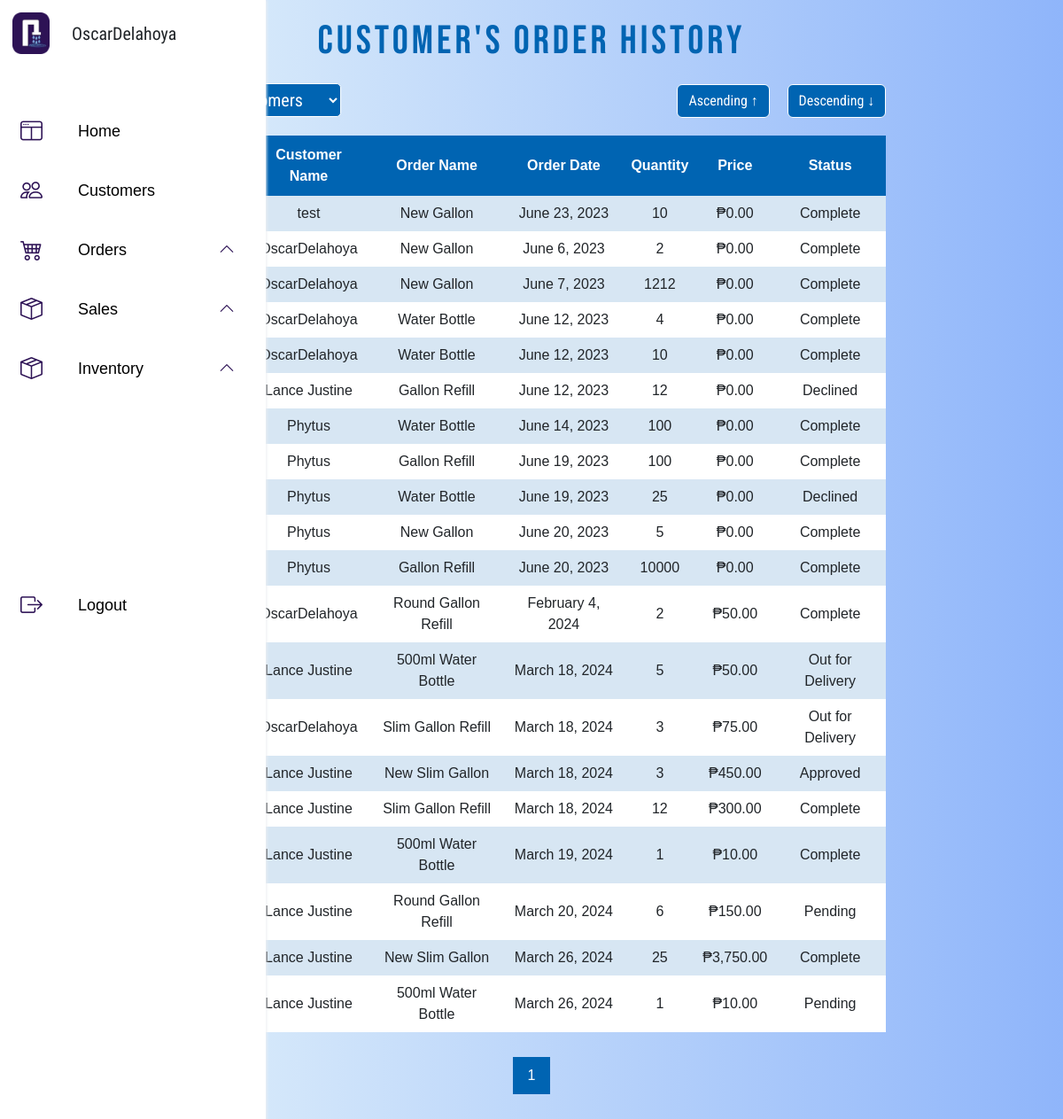
Page /admin/admin_orderHistory.php (signed in) on the committed database.
### tables this page shows
CREATE TABLE `orders` (
  `order_id` int(11) NOT NULL,
  `order_name` varchar(255) NOT NULL,
  `quantity` int(11) NOT NULL,
  `price` int(15) NOT NULL,
  `full_name` varchar(255) NOT NULL,
  `complete_address` varchar(255) NOT NULL,
  `date_created` timestamp NOT NULL DEFAULT current_timestamp(),
  `status` enum('Pending','Approved','Declined','Complete','Out for Delivery','Cancell') NOT NULL,
  `remarks` varchar(80) NOT NULL
);

### admin/admin_orderHistory.php (the view, shortened to what this page needs)
<?php
$user = $_SESSION['user'];
include('../Connection/Connection.php');
$recordsPerPage = 20;
$currentPage = isset($_GET['page']) ? intval($_GET['page']) : 1;
$offset = ($currentPage - 1) * $recordsPerPage;
$sortOrder = isset($_GET['sort_order']) ? $_GET['sort_order'] : '';
$selectedCustomer = isset($_GET['filter_name']) ? $_GET['filter_name'] : '';
$sql = "SELECT o.order_id, o.order_name, o.full_name, o.date_created, o.quantity, o.price, o.status, o.complete_address
        FROM orders o
        LEFT JOIN customer c ON o.full_name = c.full_name";
$sql .= " LIMIT $offset, $recordsPerPage";
$stmt = $conn->prepare($sql);
$stmt->execute();
$orders = $stmt->fetchAll(PDO::FETCH_ASSOC);
$totalRecords = $conn->query("SELECT COUNT(*) AS total FROM orders")->fetch(PDO::FETCH_ASSOC)['total'];
$totalPages = ceil($totalRecords / $recordsPerPage);
?>
<!DOCTYPE html>
<html>
<head>
    <link href="https://cdn.jsdelivr.net/npm/bootstrap@5.3.0-alpha3/dist/css/bootstrap.min.css" rel="stylesheet">
    <link rel="stylesheet" href="https://cdn.jsdelivr.net/npm/bootstrap-icons@1.10.5/font/bootstrap-icons.css">
    <link rel="stylesheet" href="../admin/files/admin.css">
    <link rel="stylesheet" href="https://unpkg.com/aos@next/dist/aos.css"/>
</head>
<body>
    <?php include ('../admin/adminsidebar.php') ?>
    <div class="main-content">
        <div class="admO-header">
            <h1>Customer's Order History</h1>
            <div class="filter-form">
                <form method="GET">
                </form>
            </div>
            <div class="sort-buttons">
            <a class="btn btn-primary" href="admin_orderHistory.php?sort_order=desc&filter_name=<?= $selectedCustomer ?>">Descending ↓</a>
            <a class="btn btn-primary" href="admin_orderHistory.php?sort_order=asc&filter_name=<?= $selectedCustomer ?>">Ascending ↑</a>
            </div>
        </div>
        <div class="order-table" data-aos="fade-up">
            <table class="tables">
                <thead>
                    <tr>
                        <th scope="col">Order ID</th>
                        <th scope="col">Customer Name</th>
                        <th scope="col">Order Name</th>
                        <th scope="col">Order Date</th>
                        <th scope="col">Quantity</th>
                        <th scope="col">Price</th>
                        <th scope="col">Status</th>
                    </tr>
                </thead>
                <tbody>
                    <?php foreach ($orders as $order): ?>
                        <tr>
                            <td><?= $order['order_id']; ?></td>
                            <td class="address-tooltip" data-address="<?= $order['complete_address']; ?>"><?= $order['full_name']; ?></td>
                            <td><?= $order['order_name']; ?></td>
                            <td><?= date('F j, Y', strtotime($order['date_created'])); ?></td>
                            <td><?= $order['quantity']; ?></td>
                            <td><?= '₱' . number_format($order['price'], 2); ?></td>
                            <td><?= $order['status']; ?></td>
                        </tr>
                    <?php endforeach; ?>
                </tbody>
            </table>
        </div>
            <div class="pagination">
                <?php for ($i = 1; $i <= $totalPages; $i++): ?>
                <a class="page-link <?= ($i === $currentPage) ? 'active' : ''; ?>" href="admin_orderHistory.php?page=<?= $i ?>&sort_order=<?= $sortOrder ?>&filter_name=<?= $selectedCustomer ?>"><?= $i ?></a>
                <?php endfor; ?>
                </div>
    </div>
</body>
</html>

### admin/adminsidebar.php (shortened to what this page needs)
<div class='nav'>
  <div class='logo'>
    <img src="../image/Icon.png" alt="User Image" id="userImage"/>
    <span><?= $user['full_name']?></span>
  </div>
  <ul>
    <li><i class="bi bi-window-split"></i><a href="adminportal.php">Home</a></li>
    <li><i class="i bi-people"></i><a href="admin_customers.php">Customers</a></li>
    <li class="dropdown">
    <i class="bi bi-cart4"></i>
      <a href="#" class="dropbtn" onclick="toggleDropdown(this)"><p>Orders<i class="bi bi-chevron-up"></i></p></a>
    </li>
    <li class="dropdown">
      <i class="bi bi-box-seam"></i>
      <a href="#" class="dropbtn" onclick="toggleDropdown(this)"><p>Sales<i class="bi bi-chevron-up"></i></p></a>
    </li>
    <li class="dropdown">
      <i class="bi bi-box-seam"></i>
      <a href="#" class="dropbtn" onclick="toggleDropdown(this)"><p>Inventory<i class="bi bi-chevron-up"></i></p></a>
    </li>
    <li class="last"><i class="bi bi-box-arrow-right"></i><a href="../Connection/logout.php">Logout</a></li>
  </ul>
</div>

### admin/files/admin.css (style rules this page uses)
* { padding: 0%; margin: 0%; font-family: sans-serif; }
body { height: 100px; background-image: linear-gradient(to right, #ebf8fa, #8fb5fa); }
.nav { width: 70px; height: 100%; background: white; transition: width .5s; position: fixed; box-shadow: 1px 0px 3px #edeff2; float: left; overflow: hidden; transition-duration: 0.1s; z-index: 1; }
.nav ul { list-style-type: none; position: absolute; top: 115px; padding-left: 1px; width: 90%; }
.nav a { padding-left: 72px; text-decoration: none; color: black; font-size: 18px; line-height: 37px; }
.nav li { padding: 15px; cursor: pointer; }
.nav ul li p { display: none; }
.nav span { display: none; }
.nav i { padding-left: 7px; position: fixed; font-size: 25px; color: #2D1255; }
.nav img { width: 36px; margin: 5px; width: 42px; margin-left: 14px; margin-top: 14px; }
.last { position: relative; top: 200px; }
.dropbtn i { left: 0; font-size: large; transition: transform 0.3s ease; margin-left: 240px; }
.main-content { max-width: 70%; margin: 0 auto; padding: 20px; box-sizing: border-box; }
h1 { font-size: 35px; text-align: center; margin-bottom: 20px; }
form { margin-bottom: 20px; }
table { width: 100%; border-collapse: collapse; text-align: center; }
table td, table th { padding: 8px; }
table tr:nth-child(even) { background-color: #fff; }
table tr:nth-child(odd) { background-color: #D7E6F3; }
table th { padding-top: 10px; padding-bottom: 10px; background-color: #0064B2; color: white; text-align: center; }
.pagination { position: fixed; justify-content: center; bottom: 0; left: 0; width: 100%; padding: 10px; margin-bottom: 20px; }
.pagination a { display: inline-block; padding: 8px 16px; text-decoration: none; transition: background-color 0.3s; }
.pagination a.active { background-color: #0064B2; color: white; border: 1px solid #0064B2; }
.admO-header h1 { font-family: 'Bebas Neue', sans-serif; letter-spacing: 4px; color: #0064B2; font-size: 45px; }
.address-tooltip { position: relative; cursor: pointer; }
.address-tooltip::after { content: attr(data-address); position: absolute; display: none; top: 0; left: 100%; width: 150%; padding: 8px; background-color: #f0f0f0; border: 1px solid #ccc; border-radius: 4px; z-index: 1; }
.sort-buttons { display: flex; margin-top: -57px; margin-bottom: 20px; flex-direction: row-reverse; }
.btn-primary { background-color: #0064B2; border: 1px solid #fff; margin-left: 20px; font-family: 'Roboto Condensed', sans-serif; transition: .5s; }

### rows in the picture
orders: full_name "test", order_name "New Gallon", date_created "June 23, 2023", quantity "10", price "0.00", status "Complete"
orders: full_name "OscarDelahoya", order_name "New Gallon", date_created "June 6, 2023", quantity "2", price "0.00", status "Complete"
orders: full_name "OscarDelahoya", order_name "New Gallon", date_created "June 7, 2023", quantity "1212", price "0.00", status "Complete"
orders: full_name "OscarDelahoya", order_name "Water Bottle", date_created "June 12, 2023", quantity "4", price "0.00", status "Complete"
orders: full_name "OscarDelahoya", order_name "Water Bottle", date_created "June 12, 2023", quantity "10", price "0.00", status "Complete"
orders: full_name "Lance Justine", order_name "Gallon Refill", date_created "June 12, 2023", quantity "12", price "0.00", status "Declined"
orders: full_name "Phytus", order_name "Water Bottle", date_created "June 14, 2023", quantity "100", price "0.00", status "Complete"
orders: full_name "Phytus", order_name "Gallon Refill", date_created "June 19, 2023", quantity "100", price "0.00", status "Complete"
orders: full_name "Phytus", order_name "Water Bottle", date_created "June 19, 2023", quantity "25", price "0.00", status "Declined"
orders: full_name "Phytus", order_name "New Gallon", date_created "June 20, 2023", quantity "5", price "0.00", status "Complete"
orders: full_name "Phytus", order_name "Gallon Refill", date_created "June 20, 2023", quantity "10000", price "0.00", status "Complete"
orders: full_name "OscarDelahoya", order_name "Round Gallon Refill", date_created "February 4, 2024", quantity "2", price "50.00", status "Complete"
orders: full_name "Lance Justine", order_name "500ml Water Bottle", date_created "March 18, 2024", quantity "5", price "50.00", status "Out for Delivery"
orders: full_name "OscarDelahoya", order_name "Slim Gallon Refill", date_created "March 18, 2024", quantity "3", price "75.00", status "Out for Delivery"
orders: full_name "Lance Justine", order_name "New Slim Gallon", date_created "March 18, 2024", quantity "3", price "450.00", status "Approved"
orders: full_name "Lance Justine", order_name "Slim Gallon Refill", date_created "March 18, 2024", quantity "12", price "300.00", status "Complete"
orders: full_name "Lance Justine", order_name "500ml Water Bottle", date_created "March 19, 2024", quantity "1", price "10.00", status "Complete"
orders: full_name "Lance Justine", order_name "Round Gallon Refill", date_created "March 20, 2024", quantity "6", price "150.00", status "Pending"
orders: full_name "Lance Justine", order_name "New Slim Gallon", date_created "March 26, 2024", quantity "25", price "3,750.00", status "Complete"
orders: full_name "Lance Justine", order_name "500ml Water Bottle", date_created "March 26, 2024", quantity "1", price "10.00", status "Pending"

### other values in the picture
$user['full_name'] "OscarDelahoya"
